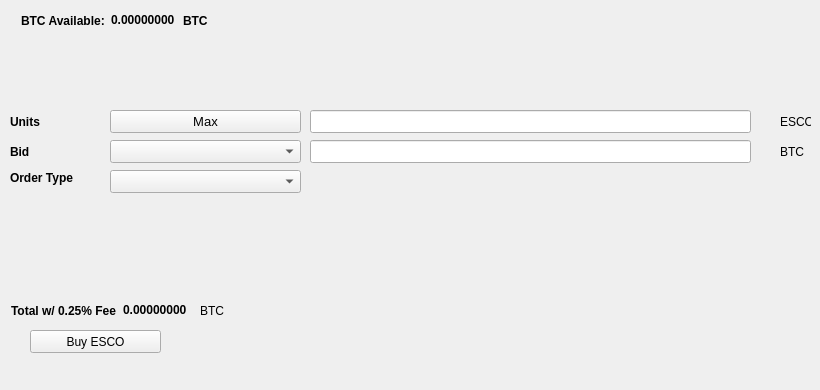
   <widget class="QWidget" name="BuyTab">
    <attribute name="title">
     <string>Buy</string>
    </attribute>
    <widget class="QPushButton" name="BuyPIV">
     <property name="geometry">
      <rect>
       <x>30</x>
       <y>330</y>
       <width>131</width>
       <height>23</height>
      </rect>
     </property>
     <property name="text">
      <string>Buy ESCO</string>
     </property>
     <property name="icon">
      <iconset resource="../escrow.qrc">
       <normaloff>:/icons/bitcoin</normaloff>:/icons/bitcoin</iconset>
     </property>
    </widget>
    <widget class="QLabel" name="label_3">
     <property name="geometry">
      <rect>
       <x>10</x>
       <y>110</y>
       <width>46</width>
       <height>23</height>
      </rect>
     </property>
     <property name="font">
      <font>
       <weight>75</weight>
       <bold>true</bold>
      </font>
     </property>
     <property name="text">
      <string>Units</string>
     </property>
    </widget>
    <widget class="QLineEdit" name="UnitsInput">
     <property name="geometry">
      <rect>
       <x>310</x>
       <y>110</y>
       <width>441</width>
       <height>23</height>
      </rect>
     </property>
     <property name="font">
      <font>
       <pointsize>9</pointsize>
       <weight>75</weight>
       <bold>true</bold>
      </font>
     </property>
    </widget>
    <widget class="QLineEdit" name="BuyBidPriceEdit">
     <property name="geometry">
      <rect>
       <x>310</x>
       <y>140</y>
       <width>441</width>
       <height>23</height>
      </rect>
     </property>
     <property name="font">
      <font>
       <pointsize>9</pointsize>
       <weight>75</weight>
       <bold>true</bold>
      </font>
     </property>
    </widget>
    <widget class="QLabel" name="label_4">
     <property name="geometry">
      <rect>
       <x>780</x>
       <y>110</y>
       <width>31</width>
       <height>23</height>
      </rect>
     </property>
     <property name="text">
      <string>ESCO</string>
     </property>
    </widget>
    <widget class="QLabel" name="label_5">
     <property name="geometry">
      <rect>
       <x>780</x>
       <y>140</y>
       <width>31</width>
       <height>23</height>
      </rect>
     </property>
     <property name="text">
      <string>BTC</string>
     </property>
    </widget>
    <widget class="QLabel" name="label_6">
     <property name="geometry">
      <rect>
       <x>10</x>
       <y>140</y>
       <width>46</width>
       <height>23</height>
      </rect>
     </property>
     <property name="font">
      <font>
       <weight>75</weight>
       <bold>true</bold>
      </font>
     </property>
     <property name="text">
      <string>Bid</string>
     </property>
    </widget>
    <widget class="QLabel" name="label_7">
     <property name="geometry">
      <rect>
       <x>10</x>
       <y>170</y>
       <width>91</width>
       <height>16</height>
      </rect>
     </property>
     <property name="font">
      <font>
       <weight>75</weight>
       <bold>true</bold>
      </font>
     </property>
     <property name="text">
      <string>Order Type</string>
     </property>
    </widget>
    <widget class="QPushButton" name="Buy_Max_Amount">
     <property name="geometry">
      <rect>
       <x>110</x>
       <y>110</y>
       <width>191</width>
       <height>23</height>
      </rect>
     </property>
     <property name="font">
      <font>
       <pointsize>10</pointsize>
      </font>
     </property>
     <property name="text">
      <string>Max</string>
     </property>
    </widget>
    <widget class="QComboBox" name="BuyBidcomboBox">
     <property name="geometry">
      <rect>
       <x>110</x>
       <y>140</y>
       <width>191</width>
       <height>23</height>
      </rect>
     </property>
     <property name="font">
      <font>
       <pointsize>10</pointsize>
      </font>
     </property>
    </widget>
    <widget class="QComboBox" name="buyOrdertypeCombo">
     <property name="geometry">
      <rect>
       <x>110</x>
       <y>170</y>
       <width>191</width>
       <height>23</height>
      </rect>
     </property>
     <property name="font">
      <font>
       <pointsize>10</pointsize>
      </font>
     </property>
    </widget>
    <widget class="QWidget" name="layoutWidget1">
     <property name="geometry">
      <rect>
       <x>21</x>
       <y>11</y>
       <width>227</width>
       <height>19</height>
      </rect>
     </property>
     <layout class="QHBoxLayout" name="horizontalLayout_3">
      <item>
       <widget class="QLabel" name="label232">
        <property name="font">
         <font>
          <weight>75</weight>
          <bold>true</bold>
         </font>
        </property>
        <property name="text">
         <string>BTC Available:</string>
        </property>
       </widget>
      </item>
      <item>
       <widget class="QLabel" name="BtcAvailableLbl">
        <property name="palette">
         <palette>
          <active>
           <colorrole role="WindowText">
            <brush brushstyle="SolidPattern">
             <color alpha="255">
              <red>0</red>
              <green>0</green>
              <blue>0</blue>
             </color>
            </brush>
           </colorrole>
           <colorrole role="Button">
            <brush brushstyle="SolidPattern">
             <color alpha="255">
              <red>0</red>
              <green>170</green>
              <blue>0</blue>
             </color>
            </brush>
           </colorrole>
           <colorrole role="Light">
            <brush brushstyle="SolidPattern">
             <color alpha="255">
              <red>0</red>
              <green>255</green>
              <blue>0</blue>
             </color>
            </brush>
           </colorrole>
           <colorrole role="Midlight">
            <brush brushstyle="SolidPattern">
             <color alpha="255">
              <red>0</red>
              <green>212</green>
              <blue>0</blue>
             </color>
            </brush>
           </colorrole>
           <colorrole role="Dark">
            <brush brushstyle="SolidPattern">
             <color alpha="255">
              <red>0</red>
              <green>85</green>
              <blue>0</blue>
             </color>
            </brush>
           </colorrole>
           <colorrole role="Mid">
            <brush brushstyle="SolidPattern">
             <color alpha="255">
              <red>0</red>
              <green>113</green>
              <blue>0</blue>
             </color>
            </brush>
           </colorrole>
           <colorrole role="Text">
            <brush brushstyle="SolidPattern">
             <color alpha="255">
              <red>0</red>
              <green>170</green>
              <blue>0</blue>
             </color>
            </brush>
           </colorrole>
           <colorrole role="BrightText">
            <brush brushstyle="SolidPattern">
             <color alpha="255">
              <red>255</red>
              <green>255</green>
              <blue>255</blue>
             </color>
            </brush>
           </colorrole>
           <colorrole role="ButtonText">
            <brush brushstyle="SolidPattern">
             <color alpha="255">
              <red>0</red>
              <green>0</green>
              <blue>0</blue>
             </color>
            </brush>
           </colorrole>
           <colorrole role="Base">
            <brush brushstyle="SolidPattern">
             <color alpha="255">
              <red>255</red>
              <green>255</green>
              <blue>255</blue>
             </color>
            </brush>
           </colorrole>
           <colorrole role="Window">
            <brush brushstyle="SolidPattern">
             <color alpha="255">
              <red>0</red>
              <green>170</green>
              <blue>0</blue>
             </color>
            </brush>
           </colorrole>
           <colorrole role="Shadow">
            <brush brushstyle="SolidPattern">
             <color alpha="255">
              <red>0</red>
              <green>0</green>
              <blue>0</blue>
             </color>
            </brush>
           </colorrole>
           <colorrole role="AlternateBase">
            <brush brushstyle="SolidPattern">
             <color alpha="255">
              <red>127</red>
              <green>212</green>
              <blue>127</blue>
             </color>
            </brush>
           </colorrole>
           <colorrole role="ToolTipBase">
            <brush brushstyle="SolidPattern">
             <color alpha="255">
              <red>255</red>
              <green>255</green>
              <blue>220</blue>
             </color>
            </brush>
           </colorrole>
           <colorrole role="ToolTipText">
            <brush brushstyle="SolidPattern">
             <color alpha="255">
              <red>0</red>
              <green>0</green>
              <blue>0</blue>
             </color>
            </brush>
           </colorrole>
          </active>
          <inactive>
           <colorrole role="WindowText">
            <brush brushstyle="SolidPattern">
             <color alpha="255">
              <red>0</red>
              <green>0</green>
              <blue>0</blue>
             </color>
            </brush>
           </colorrole>
           <colorrole role="Button">
            <brush brushstyle="SolidPattern">
             <color alpha="255">
              <red>0</red>
              <green>170</green>
              <blue>0</blue>
             </color>
            </brush>
           </colorrole>
           <colorrole role="Light">
            <brush brushstyle="SolidPattern">
             <color alpha="255">
              <red>0</red>
              <green>255</green>
              <blue>0</blue>
             </color>
            </brush>
           </colorrole>
           <colorrole role="Midlight">
            <brush brushstyle="SolidPattern">
             <color alpha="255">
              <red>0</red>
              <green>212</green>
              <blue>0</blue>
             </color>
            </brush>
           </colorrole>
           <colorrole role="Dark">
            <brush brushstyle="SolidPattern">
             <color alpha="255">
              <red>0</red>
              <green>85</green>
              <blue>0</blue>
             </color>
            </brush>
           </colorrole>
           <colorrole role="Mid">
            <brush brushstyle="SolidPattern">
             <color alpha="255">
              <red>0</red>
              <green>113</green>
              <blue>0</blue>
             </color>
            </brush>
           </colorrole>
           <colorrole role="Text">
            <brush brushstyle="SolidPattern">
             <color alpha="255">
              <red>0</red>
              <green>170</green>
              <blue>0</blue>
             </color>
            </brush>
           </colorrole>
           <colorrole role="BrightText">
            <brush brushstyle="SolidPattern">
             <color alpha="255">
              <red>255</red>
              <green>255</green>
              <blue>255</blue>
             </color>
            </brush>
           </colorrole>
           <colorrole role="ButtonText">
            <brush brushstyle="SolidPattern">
             <color alpha="255">
              <red>0</red>
              <green>0</green>
              <blue>0</blue>
             </color>
            </brush>
           </colorrole>
           <colorrole role="Base">
            <brush brushstyle="SolidPattern">
             <color alpha="255">
              <red>255</red>
              <green>255</green>
              <blue>255</blue>
             </color>
            </brush>
           </colorrole>
           <colorrole role="Window">
            <brush brushstyle="SolidPattern">
             <color alpha="255">
              <red>0</red>
              <green>170</green>
              <blue>0</blue>
             </color>
            </brush>
           </colorrole>
           <colorrole role="Shadow">
            <brush brushstyle="SolidPattern">
             <color alpha="255">
              <red>0</red>
              <green>0</green>
              <blue>0</blue>
             </color>
            </brush>
           </colorrole>
           <colorrole role="AlternateBase">
            <brush brushstyle="SolidPattern">
             <color alpha="255">
              <red>127</red>
              <green>212</green>
              <blue>127</blue>
             </color>
            </brush>
           </colorrole>
           <colorrole role="ToolTipBase">
            <brush brushstyle="SolidPattern">
             <color alpha="255">
              <red>255</red>
              <green>255</green>
              <blue>220</blue>
             </color>
            </brush>
           </colorrole>
           <colorrole role="ToolTipText">
            <brush brushstyle="SolidPattern">
             <color alpha="255">
              <red>0</red>
              <green>0</green>
              <blue>0</blue>
             </color>
            </brush>
           </colorrole>
          </inactive>
          <disabled>
           <colorrole role="WindowText">
            <brush brushstyle="SolidPattern">
             <color alpha="255">
              <red>0</red>
              <green>85</green>
              <blue>0</blue>
             </color>
            </brush>
           </colorrole>
           <colorrole role="Button">
            <brush brushstyle="SolidPattern">
             <color alpha="255">
              <red>0</red>
              <green>170</green>
              <blue>0</blue>
             </color>
            </brush>
           </colorrole>
           <colorrole role="Light">
            <brush brushstyle="SolidPattern">
             <color alpha="255">
              <red>0</red>
              <green>255</green>
              <blue>0</blue>
             </color>
            </brush>
           </colorrole>
           <colorrole role="Midlight">
            <brush brushstyle="SolidPattern">
             <color alpha="255">
              <red>0</red>
              <green>212</green>
              <blue>0</blue>
             </color>
            </brush>
           </colorrole>
           <colorrole role="Dark">
            <brush brushstyle="SolidPattern">
             <color alpha="255">
              <red>0</red>
              <green>85</green>
              <blue>0</blue>
             </color>
            </brush>
           </colorrole>
           <colorrole role="Mid">
            <brush brushstyle="SolidPattern">
             <color alpha="255">
              <red>0</red>
              <green>113</green>
              <blue>0</blue>
             </color>
            </brush>
           </colorrole>
           <colorrole role="Text">
            <brush brushstyle="SolidPattern">
             <color alpha="255">
              <red>0</red>
              <green>85</green>
              <blue>0</blue>
             </color>
            </brush>
           </colorrole>
           <colorrole role="BrightText">
            <brush brushstyle="SolidPattern">
             <color alpha="255">
              <red>255</red>
              <green>255</green>
              <blue>255</blue>
             </color>
            </brush>
           </colorrole>
           <colorrole role="ButtonText">
            <brush brushstyle="SolidPattern">
             <color alpha="255">
              <red>0</red>
              <green>85</green>
              <blue>0</blue>
             </color>
            </brush>
           </colorrole>
           <colorrole role="Base">
            <brush brushstyle="SolidPattern">
             <color alpha="255">
              <red>0</red>
              <green>170</green>
              <blue>0</blue>
             </color>
            </brush>
           </colorrole>
           <colorrole role="Window">
            <brush brushstyle="SolidPattern">
             <color alpha="255">
              <red>0</red>
              <green>170</green>
              <blue>0</blue>
             </color>
            </brush>
           </colorrole>
           <colorrole role="Shadow">
            <brush brushstyle="SolidPattern">
             <color alpha="255">
              <red>0</red>
              <green>0</green>
              <blue>0</blue>
             </color>
            </brush>
           </colorrole>
           <colorrole role="AlternateBase">
            <brush brushstyle="SolidPattern">
             <color alpha="255">
              <red>0</red>
              <green>170</green>
              <blue>0</blue>
             </color>
            </brush>
           </colorrole>
           <colorrole role="ToolTipBase">
            <brush brushstyle="SolidPattern">
             <color alpha="255">
              <red>255</red>
              <green>255</green>
              <blue>220</blue>
             </color>
            </brush>
           </colorrole>
           <colorrole role="ToolTipText">
            <brush brushstyle="SolidPattern">
             <color alpha="255">
              <red>0</red>
              <green>0</green>
              <blue>0</blue>
             </color>
            </brush>
           </colorrole>
          </disabled>
         </palette>
        </property>
        <property name="font">
         <font>
          <weight>75</weight>
          <bold>true</bold>
         </font>
        </property>
        <property name="text">
         <string>0.00000000</string>
        </property>
        <property name="textInteractionFlags">
         <set>Qt::LinksAccessibleByMouse|Qt::TextSelectableByKeyboard|Qt::TextSelectableByMouse</set>
        </property>
       </widget>
      </item>
      <item>
       <widget class="QLabel" name="BtcAvailableLbl_2">
        <property name="font">
         <font>
          <weight>75</weight>
          <bold>true</bold>
         </font>
        </property>
        <property name="text">
         <string>BTC</string>
        </property>
       </widget>
      </item>
     </layout>
    </widget>
    <widget class="QWidget" name="layoutWidge2">
     <property name="geometry">
      <rect>
       <x>11</x>
       <y>301</y>
       <width>259</width>
       <height>19</height>
      </rect>
     </property>
     <layout class="QHBoxLayout" name="horizontalLayout_4">
      <item>
       <widget class="QLabel" name="label_9">
        <property name="font">
         <font>
          <weight>75</weight>
          <bold>true</bold>
         </font>
        </property>
        <property name="text">
         <string>Total w/ 0.25% Fee</string>
        </property>
       </widget>
      </item>
      <item>
       <widget class="QLabel" name="BuyCostLabel">
        <property name="palette">
         <palette>
          <active>
           <colorrole role="WindowText">
            <brush brushstyle="SolidPattern">
             <color alpha="255">
              <red>0</red>
              <green>0</green>
              <blue>0</blue>
             </color>
            </brush>
           </colorrole>
           <colorrole role="Button">
            <brush brushstyle="SolidPattern">
             <color alpha="255">
              <red>0</red>
              <green>170</green>
              <blue>0</blue>
             </color>
            </brush>
           </colorrole>
           <colorrole role="Light">
            <brush brushstyle="SolidPattern">
             <color alpha="255">
              <red>0</red>
              <green>255</green>
              <blue>0</blue>
             </color>
            </brush>
           </colorrole>
           <colorrole role="Midlight">
            <brush brushstyle="SolidPattern">
             <color alpha="255">
              <red>0</red>
              <green>212</green>
              <blue>0</blue>
             </color>
            </brush>
           </colorrole>
           <colorrole role="Dark">
            <brush brushstyle="SolidPattern">
             <color alpha="255">
              <red>0</red>
              <green>85</green>
              <blue>0</blue>
             </color>
            </brush>
           </colorrole>
           <colorrole role="Mid">
            <brush brushstyle="SolidPattern">
             <color alpha="255">
              <red>0</red>
              <green>113</green>
              <blue>0</blue>
             </color>
            </brush>
           </colorrole>
           <colorrole role="Text">
            <brush brushstyle="SolidPattern">
             <color alpha="255">
              <red>0</red>
              <green>170</green>
              <blue>0</blue>
             </color>
            </brush>
           </colorrole>
           <colorrole role="BrightText">
            <brush brushstyle="SolidPattern">
             <color alpha="255">
              <red>255</red>
              <green>255</green>
              <blue>255</blue>
             </color>
            </brush>
           </colorrole>
           <colorrole role="ButtonText">
            <brush brushstyle="SolidPattern">
             <color alpha="255">
              <red>0</red>
              <green>0</green>
              <blue>0</blue>
             </color>
            </brush>
           </colorrole>
           <colorrole role="Base">
            <brush brushstyle="SolidPattern">
             <color alpha="255">
              <red>255</red>
              <green>255</green>
              <blue>255</blue>
             </color>
            </brush>
           </colorrole>
           <colorrole role="Window">
            <brush brushstyle="SolidPattern">
             <color alpha="255">
              <red>0</red>
              <green>170</green>
              <blue>0</blue>
             </color>
            </brush>
           </colorrole>
           <colorrole role="Shadow">
            <brush brushstyle="SolidPattern">
             <color alpha="255">
              <red>0</red>
              <green>0</green>
              <blue>0</blue>
             </color>
            </brush>
           </colorrole>
           <colorrole role="AlternateBase">
            <brush brushstyle="SolidPattern">
             <color alpha="255">
              <red>127</red>
              <green>212</green>
              <blue>127</blue>
             </color>
            </brush>
           </colorrole>
           <colorrole role="ToolTipBase">
            <brush brushstyle="SolidPattern">
             <color alpha="255">
              <red>255</red>
              <green>255</green>
              <blue>220</blue>
             </color>
            </brush>
           </colorrole>
           <colorrole role="ToolTipText">
            <brush brushstyle="SolidPattern">
             <color alpha="255">
              <red>0</red>
              <green>0</green>
              <blue>0</blue>
             </color>
            </brush>
           </colorrole>
          </active>
          <inactive>
           <colorrole role="WindowText">
            <brush brushstyle="SolidPattern">
             <color alpha="255">
              <red>0</red>
              <green>0</green>
              <blue>0</blue>
             </color>
            </brush>
           </colorrole>
           <colorrole role="Button">
            <brush brushstyle="SolidPattern">
             <color alpha="255">
              <red>0</red>
              <green>170</green>
              <blue>0</blue>
             </color>
            </brush>
           </colorrole>
           <colorrole role="Light">
            <brush brushstyle="SolidPattern">
             <color alpha="255">
              <red>0</red>
              <green>255</green>
              <blue>0</blue>
             </color>
            </brush>
           </colorrole>
           <colorrole role="Midlight">
            <brush brushstyle="SolidPattern">
             <color alpha="255">
              <red>0</red>
              <green>212</green>
              <blue>0</blue>
             </color>
            </brush>
           </colorrole>
           <colorrole role="Dark">
            <brush brushstyle="SolidPattern">
             <color alpha="255">
              <red>0</red>
              <green>85</green>
              <blue>0</blue>
             </color>
            </brush>
           </colorrole>
           <colorrole role="Mid">
            <brush brushstyle="SolidPattern">
             <color alpha="255">
              <red>0</red>
              <green>113</green>
              <blue>0</blue>
             </color>
            </brush>
           </colorrole>
           <colorrole role="Text">
            <brush brushstyle="SolidPattern">
             <color alpha="255">
              <red>0</red>
              <green>170</green>
              <blue>0</blue>
             </color>
            </brush>
           </colorrole>
           <colorrole role="BrightText">
            <brush brushstyle="SolidPattern">
             <color alpha="255">
              <red>255</red>
              <green>255</green>
              <blue>255</blue>
             </color>
            </brush>
           </colorrole>
           <colorrole role="ButtonText">
            <brush brushstyle="SolidPattern">
             <color alpha="255">
              <red>0</red>
              <green>0</green>
              <blue>0</blue>
             </color>
            </brush>
           </colorrole>
           <colorrole role="Base">
            <brush brushstyle="SolidPattern">
             <color alpha="255">
              <red>255</red>
              <green>255</green>
              <blue>255</blue>
             </color>
            </brush>
           </colorrole>
           <colorrole role="Window">
            <brush brushstyle="SolidPattern">
             <color alpha="255">
              <red>0</red>
              <green>170</green>
              <blue>0</blue>
             </color>
            </brush>
           </colorrole>
           <colorrole role="Shadow">
            <brush brushstyle="SolidPattern">
             <color alpha="255">
              <red>0</red>
              <green>0</green>
              <blue>0</blue>
             </color>
            </brush>
           </colorrole>
           <colorrole role="AlternateBase">
            <brush brushstyle="SolidPattern">
             <color alpha="255">
              <red>127</red>
              <green>212</green>
              <blue>127</blue>
             </color>
            </brush>
           </colorrole>
           <colorrole role="ToolTipBase">
            <brush brushstyle="SolidPattern">
             <color alpha="255">
              <red>255</red>
              <green>255</green>
              <blue>220</blue>
             </color>
            </brush>
           </colorrole>
           <colorrole role="ToolTipText">
            <brush brushstyle="SolidPattern">
             <color alpha="255">
              <red>0</red>
              <green>0</green>
              <blue>0</blue>
             </color>
            </brush>
           </colorrole>
          </inactive>
          <disabled>
           <colorrole role="WindowText">
            <brush brushstyle="SolidPattern">
             <color alpha="255">
              <red>0</red>
              <green>85</green>
              <blue>0</blue>
             </color>
            </brush>
           </colorrole>
           <colorrole role="Button">
            <brush brushstyle="SolidPattern">
             <color alpha="255">
              <red>0</red>
              <green>170</green>
              <blue>0</blue>
             </color>
            </brush>
           </colorrole>
           <colorrole role="Light">
            <brush brushstyle="SolidPattern">
             <color alpha="255">
              <red>0</red>
              <green>255</green>
              <blue>0</blue>
             </color>
            </brush>
           </colorrole>
           <colorrole role="Midlight">
            <brush brushstyle="SolidPattern">
             <color alpha="255">
              <red>0</red>
              <green>212</green>
              <blue>0</blue>
             </color>
            </brush>
           </colorrole>
           <colorrole role="Dark">
            <brush brushstyle="SolidPattern">
             <color alpha="255">
              <red>0</red>
              <green>85</green>
              <blue>0</blue>
             </color>
            </brush>
           </colorrole>
           <colorrole role="Mid">
            <brush brushstyle="SolidPattern">
             <color alpha="255">
              <red>0</red>
              <green>113</green>
              <blue>0</blue>
             </color>
            </brush>
           </colorrole>
           <colorrole role="Text">
            <brush brushstyle="SolidPattern">
             <color alpha="255">
              <red>0</red>
              <green>85</green>
              <blue>0</blue>
             </color>
            </brush>
           </colorrole>
           <colorrole role="BrightText">
            <brush brushstyle="SolidPattern">
             <color alpha="255">
              <red>255</red>
              <green>255</green>
              <blue>255</blue>
             </color>
            </brush>
           </colorrole>
           <colorrole role="ButtonText">
            <brush brushstyle="SolidPattern">
             <color alpha="255">
              <red>0</red>
              <green>85</green>
              <blue>0</blue>
             </color>
            </brush>
           </colorrole>
           <colorrole role="Base">
            <brush brushstyle="SolidPattern">
             <color alpha="255">
              <red>0</red>
              <green>170</green>
              <blue>0</blue>
             </color>
            </brush>
           </colorrole>
           <colorrole role="Window">
            <brush brushstyle="SolidPattern">
             <color alpha="255">
              <red>0</red>
              <green>170</green>
              <blue>0</blue>
             </color>
            </brush>
           </colorrole>
           <colorrole role="Shadow">
            <brush brushstyle="SolidPattern">
             <color alpha="255">
              <red>0</red>
              <green>0</green>
              <blue>0</blue>
             </color>
            </brush>
           </colorrole>
           <colorrole role="AlternateBase">
            <brush brushstyle="SolidPattern">
             <color alpha="255">
              <red>0</red>
              <green>170</green>
              <blue>0</blue>
             </color>
            </brush>
           </colorrole>
           <colorrole role="ToolTipBase">
            <brush brushstyle="SolidPattern">
             <color alpha="255">
              <red>255</red>
              <green>255</green>
              <blue>220</blue>
             </color>
            </brush>
           </colorrole>
           <colorrole role="ToolTipText">
            <brush brushstyle="SolidPattern">
             <color alpha="255">
              <red>0</red>
              <green>0</green>
              <blue>0</blue>
             </color>
            </brush>
           </colorrole>
          </disabled>
         </palette>
        </property>
        <property name="font">
         <font>
          <weight>75</weight>
          <bold>true</bold>
         </font>
        </property>
        <property name="autoFillBackground">
         <bool>false</bool>
        </property>
        <property name="text">
         <string>0.00000000</string>
        </property>
        <property name="textInteractionFlags">
         <set>Qt::LinksAccessibleByMouse|Qt::TextSelectableByMouse</set>
        </property>
       </widget>
      </item>
      <item>
       <widget class="QLabel" name="label_10">
        <property name="font">
         <font>
          <weight>50</weight>
          <bold>false</bold>
         </font>
        </property>
        <property name="text">
         <string>BTC</string>
        </property>
       </widget>
      </item>
     </layout>
    </widget>
    <widget class="QLabel" name="label_24">
     <property name="geometry">
      <rect>
       <x>460</x>
       <y>300</y>
       <width>281</width>
       <height>81</height>
      </rect>
     </property>
     <property name="text">
      <string/>
     </property>
     <property name="pixmap">
      <pixmap>:/images/bittrex</pixmap>
     </property>
    </widget>
   </widget>
